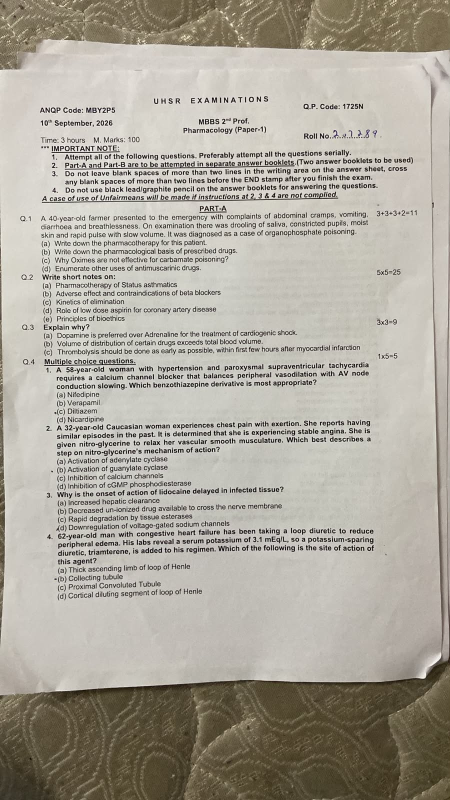
#> input picture Question_paper_pipeline/raw_datasets/UHSR/UHSR/WhatsApp Image 2026-09-26 at 06.32.03.jpeg, 900 x 1600 px (shown at 1/2 size)
$ python -i image_preprocessor.py   (imports and definitions only)
#> lines starting #> are read from the running program, lines starting #| are printed output that depends on the picture; after the words box and inside, x2 and y2 are one past the last pixel; in counts of white or black regions, pixels touching at a corner belong together
#> further down, picture is the input picture: PIL image 900x1600 RGB; mean R, G, B 172.1, 167.2, 156.5
"""
Image preprocessing pipeline.

Operations applied in order:
1. Resolution normalisation (ensure adequate DPI for deep-learning OCR)
2. Deskew (detect rotation angle from text baselines and correct it)
3. Adaptive Illumination & Color Normalization for Dim/Shadowy Pages:
   - Dynamic Gamma Lift on underexposed/dim captures
   - Background illumination surface estimation & division (removes shadows & gray haze)
   - Adaptive CLAHE contrast enhancement
   - Auto white-balance and percentile dynamic range expansion
4. Suppress colored student pen scribbles, ticks, and ink notes

Returns an enhanced PIL Image (RGB) with bright white paper and crisp, high-contrast dark text.
"""

import math
import numpy as np
import cv2
from PIL import Image


def preprocess(img: Image.Image) -> Image.Image:
    """
    Preprocess image for neural OCR and vision verification.
    Normalizes dim, shadowy, or discolored document pages into clean, bright, high-contrast images.
    """
    try:
        # 1. Ensure minimum resolution for phone captures (targeting ~1800px minimum dimension)
        w, h = img.size
        min_dim = min(w, h)
        if min_dim < 1800:
            scale = min(2.5, 1800.0 / min_dim)
            new_w = int(w * scale)
            new_h = int(h * scale)
            img = img.resize((new_w, new_h), Image.Resampling.LANCZOS)

        if img.mode != "RGB":
            img = img.convert("RGB")
        cv_img = np.array(img)

        # 2. Automated Deskew (straightens tilted mobile captures)
        cv_img = _deskew_image(cv_img)

        # 3. Adaptive Illumination, Color & Contrast Enhancement for Dim Documents
        cv_img = _enhance_illumination_and_color(cv_img)

        # 4. Suppress colored student pen scribbles, ticks, and ink notes
        cv_img = _suppress_colored_annotations(cv_img)

        return Image.fromarray(cv_img)
    except Exception as e:
        import logging
        logging.getLogger(__name__).warning(f"[Preprocessor] Preprocessing exception: {e}. Falling back to input image.")
        return img


def _detect_skew_angle(gray: np.ndarray) -> float:
    """Detect dominant text skew angle using Hough line transform on a downscaled binary copy."""
    h, w = gray.shape[:2]
    scale = min(1.0, 900.0 / max(h, w))
    if scale < 1.0:
        small = cv2.resize(gray, (int(w * scale), int(h * scale)), interpolation=cv2.INTER_AREA)
    else:
        small = gray

    _, binary = cv2.threshold(small, 0, 255, cv2.THRESH_BINARY_INV + cv2.THRESH_OTSU)
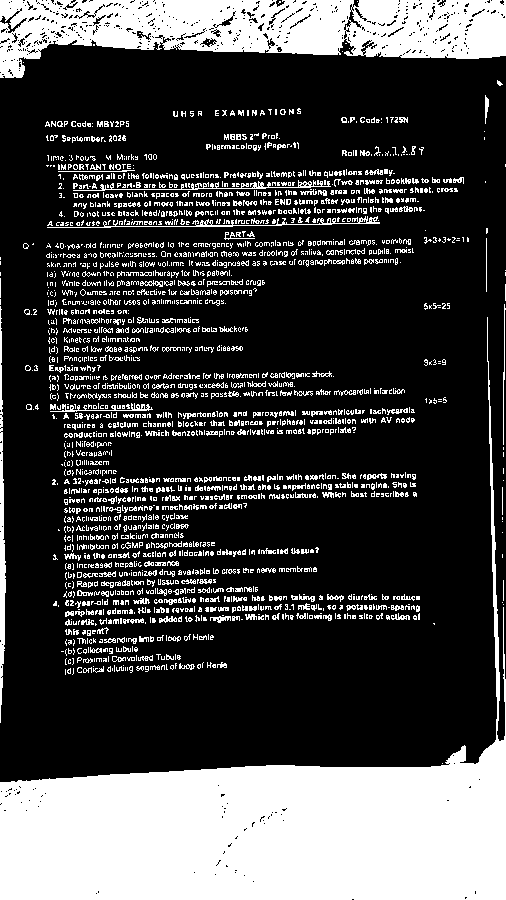
#> binary: shape (900, 506); 27.6% white; 2162 white regions (1701 under 20 px), largest, box (x1, y1, x2, y2) and area: (0, 317, 506, 900) 67728, (0, 0, 506, 78) 24484, (0, 306, 6, 723) 1358
    edges = cv2.Canny(binary, 50, 150, apertureSize=3)
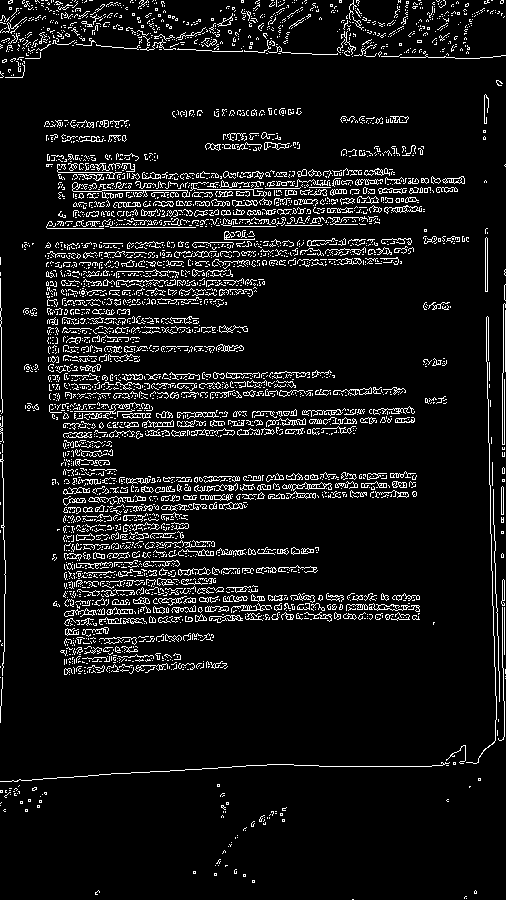
#> edges: shape (900, 506); 8% white in thin lines or dots
    lines = cv2.HoughLinesP(edges, 1, math.pi / 180, threshold=80,
                            minLineLength=small.shape[1] // 5, maxLineGap=15)
#> lines = 177 rows, first 6: [492, 462, 495, 573], [161, 196, 457, 191], [52, 483, 415, 477], [45, 255, 413, 248], [3, 42, 111, 46], [274, 190, 455, 187]
    if lines is None:
        return 0.0

    angles = []
    for line in lines:
        x1, y1, x2, y2 = line[0]
        if x2 - x1 == 0:
            continue
        angle = math.degrees(math.atan2(y2 - y1, x2 - x1))
        if -15 < angle < 15:
            angles.append(angle)
#> this loop made 177 passes
#> (x1, y1, x2, y2, angle) on passes 1 to 3: (492, 462, 495, 573, 88.45), (161, 196, 457, 191, -0.968), (52, 483, 415, 477, -0.947)
#> after the loop, angles = 90 values, max 2.12 at index 3, min -4.06 at index 83, mean -0.86

    if not angles:
        return 0.0

    median_angle = float(np.median(angles))
#> median_angle = -0.975
    if abs(median_angle) < 0.5:
        return 0.0
    return median_angle


def _deskew_image(cv_img: np.ndarray) -> np.ndarray:
    """Rotates image to 0° baseline alignment if skew is detected."""
    gray = cv2.cvtColor(cv_img, cv2.COLOR_RGB2GRAY)
    angle = _detect_skew_angle(gray)
#> angle = -0.975
    if abs(angle) < 0.5:
        return cv_img

    (h, w) = cv_img.shape[:2]
    center = (w // 2, h // 2)
    M = cv2.getRotationMatrix2D(center, angle, 1.0)
#> M = [[1, -0.017, 27.36], [0.017, 1, -15.09]]
    rotated = cv2.warpAffine(
        cv_img, M, (w, h),
        flags=cv2.INTER_CUBIC,
        borderMode=cv2.BORDER_REPLICATE
    )
    return rotated


def _enhance_illumination_and_color(cv_img: np.ndarray) -> np.ndarray:
    """
    Normalizes dim, underexposed, or unevenly illuminated pages:
    - Performs adaptive gamma lift on dim captures.
    - Flattens illumination gradients and shadows via background division.
    - Enhances local line contrast via CLAHE.
    - Performs percentile white-balance to lock paper to pure white (245-255).
    """
    lab = cv2.cvtColor(cv_img, cv2.COLOR_RGB2LAB)
#> lab: shape (3200, 1800, 3); mean of channels 0, 1, 2 173.4, 128, 134.5
    l_chan, a_chan, b_chan = cv2.split(lab)
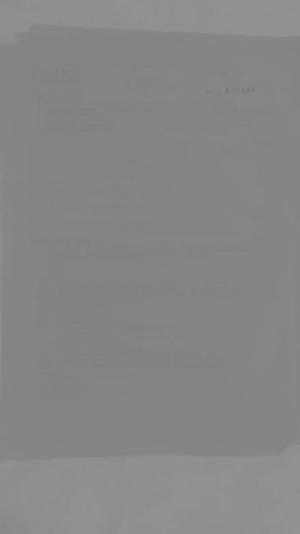
#> b_chan: shape (3200, 1800) (shown at 1/6 size); min 103, max 149, mean 134.5

    mean_l = float(np.mean(l_chan))
#> mean_l = 173.4
    p95_l = float(np.percentile(l_chan, 95))
#> p95_l = 221
    is_dim = (mean_l < 155 or p95_l < 210)
#> is_dim = False

    # 1. Dynamic Gamma Lift if page is dim or underexposed
    if is_dim:
        target_mid = 0.55
        current_mid = max(mean_l, 15.0) / 255.0
        gamma = float(np.clip(np.log(target_mid) / np.log(current_mid), 0.45, 0.90))
        table = np.array([((i / 255.0) ** gamma) * 255 for i in range(256)]).astype(np.uint8)
        cv_img = cv2.LUT(cv_img, table)
        lab = cv2.cvtColor(cv_img, cv2.COLOR_RGB2LAB)
        l_chan, a_chan, b_chan = cv2.split(lab)

    # 2. Background Illumination / Shadow Flattening (Downsampled flat-field division)
    # Downsamples to 320px for ultra-fast (16ms) low-memory background estimation without heavy RAM spikes
    orig_h, orig_w = l_chan.shape[:2]
    small_w = 320
    small_h = max(32, int(small_w * orig_h / max(orig_w, 1)))
    small_l = cv2.resize(l_chan, (small_w, small_h), interpolation=cv2.INTER_AREA)

    kernel = cv2.getStructuringElement(cv2.MORPH_RECT, (11, 11))
    bg_small = cv2.morphologyEx(small_l, cv2.MORPH_CLOSE, kernel)
    bg_small = cv2.GaussianBlur(bg_small, (21, 21), 0)
    bg_l = cv2.resize(bg_small, (orig_w, orig_h), interpolation=cv2.INTER_LINEAR)

    bg_l_safe = np.maximum(bg_l, 1).astype(np.float32)
    l_norm = np.clip((l_chan.astype(np.float32) / bg_l_safe) * 235.0, 0, 255).astype(np.uint8)
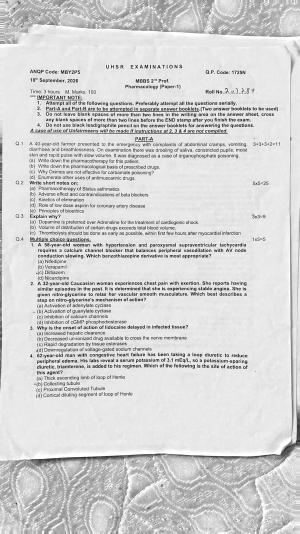
#> l_norm: shape (3200, 1800) (shown at 1/6 size); min 0, max 255, mean 211.5

    # 3. Adaptive CLAHE on normalized luminance channel
    clip_lim = 3.0 if is_dim else 2.0
#> clip_lim = 2
    clahe = cv2.createCLAHE(clipLimit=clip_lim, tileGridSize=(8, 8))
    l_enhanced = clahe.apply(l_norm)

    # 4. Recombine and perform White-Balance / Percentile Dynamic Range Stretch
    lab_enhanced = cv2.merge((l_enhanced, a_chan, b_chan))
#> lab_enhanced: shape (3200, 1800, 3); mean of channels 0, 1, 2 188, 128, 134.5
    enhanced_rgb = cv2.cvtColor(lab_enhanced, cv2.COLOR_LAB2RGB)
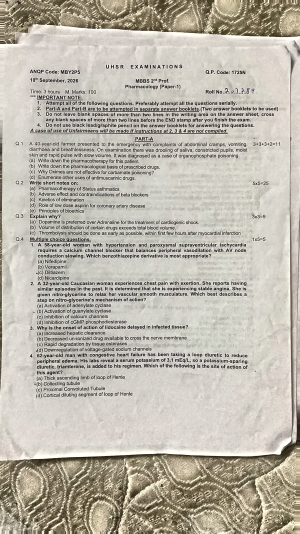
#> enhanced_rgb: shape (3200, 1800, 3) (shown at 1/6 size); mean R, G, B 187.7, 182.5, 171.3

    channels = cv2.split(enhanced_rgb)
    out_channels = []
    for ch in channels:
        p_low = np.percentile(ch, 1)
        p_high = np.percentile(ch, 98)
        if p_high > p_low:
            stretched = np.clip((ch.astype(np.float32) - p_low) * (255.0 / (p_high - p_low)), 0, 255)
            out_channels.append(stretched.astype(np.uint8))
        else:
            out_channels.append(ch)
#> this loop made 3 passes
#> (p_low, p_high) on passes 1 to 3: (24, 255), (20, 254), (15, 243)
#> after the loop, out_channels = 3 items

    return cv2.merge(out_channels)


def _suppress_colored_annotations(cv_img: np.ndarray) -> np.ndarray:
    """Suppress colored student pen scribbles, ticks, and ink notes (blue/red/green)."""
    hsv = cv2.cvtColor(cv_img, cv2.COLOR_RGB2HSV)
#> hsv: shape (3200, 1800, 3); mean H, S, V 94.1, 19, 181.3
    h_chan, s_chan, v_chan = cv2.split(hsv)
    blue_ink = (h_chan >= 85) & (h_chan <= 145) & (s_chan >= 30) & (v_chan >= 40)
#> blue_ink: shape (3200, 1800) bool; 0.11% white in thin lines or dots, all inside (x1, y1, x2, y2) = (182, 397, 1527, 2364)
    red_ink = ((h_chan <= 15) | (h_chan >= 165)) & (s_chan >= 35) & (v_chan >= 40)
#> red_ink: shape (3200, 1800) bool; 0.25% white; 3646 white regions (3576 under 20 px), largest, box (x1, y1, x2, y2) and area: (1779, 2398, 1800, 2547) 1120, (1749, 2239, 1757, 2385) 621, (1744, 1869, 1754, 1997) 620
    green_ink = (h_chan >= 35) & (h_chan <= 85) & (s_chan >= 35) & (v_chan >= 40)
#> green_ink: shape (3200, 1800) bool; 0% white in thin lines or dots, all inside (x1, y1, x2, y2) = (0, 426, 1687, 3200)
    colored_ink_mask = blue_ink | red_ink | green_ink
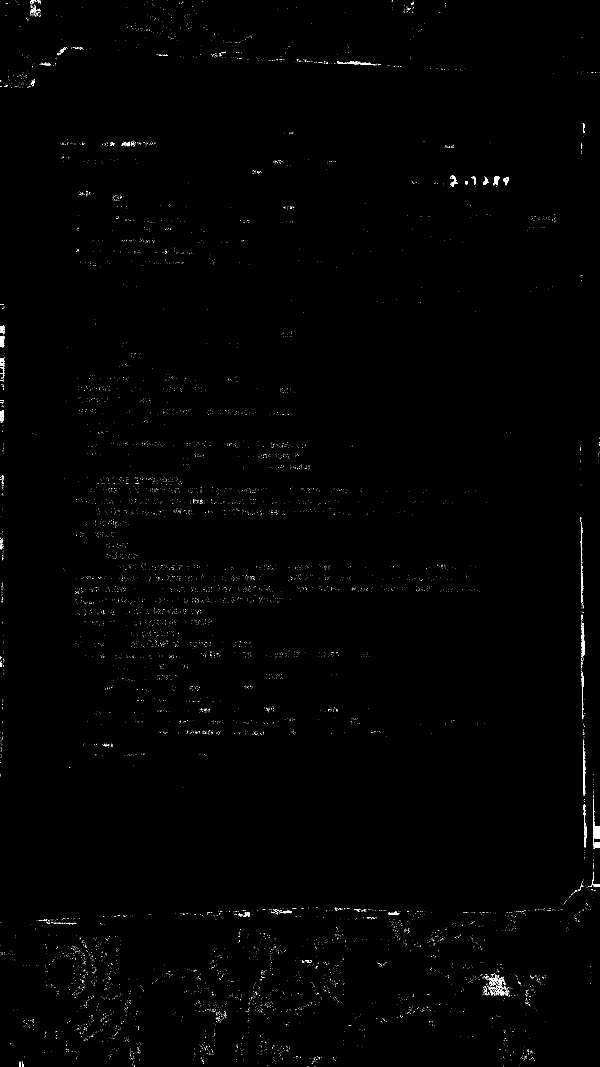
#> colored_ink_mask: shape (3200, 1800) bool (shown at 1/3 size); 0.37% white in thin lines or dots

    if np.any(colored_ink_mask):
        clean_rgb = cv_img.copy()
        clean_rgb[colored_ink_mask] = [255, 255, 255]
        return clean_rgb
    return cv_img

>>> from PIL import Image
>>> picture = Image.open('../../../../../Question_paper_pipeline/raw_datasets/UHSR/UHSR/WhatsApp Image 2026-09-26 at 06.32.03.jpeg')
>>> result = preprocess(picture)

$ run again, on Question_paper_pipeline/raw_datasets/UHSR/UHSR/WhatsApp Image 2026-09-26 at 06.32.04.jpeg
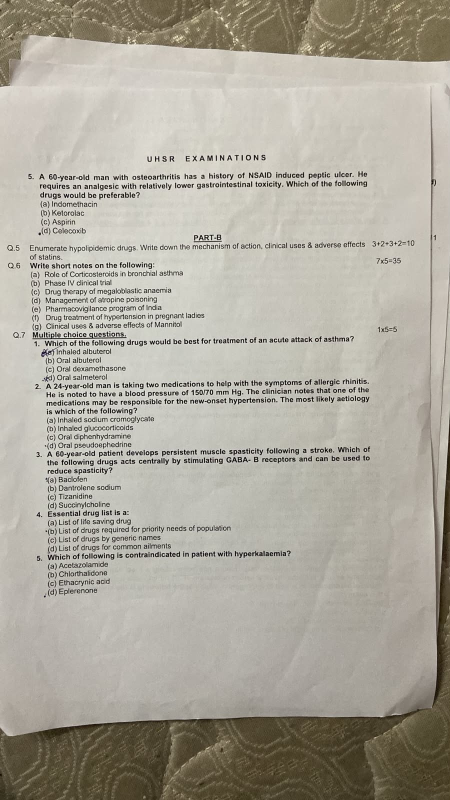
#> input picture Question_paper_pipeline/raw_datasets/UHSR/UHSR/WhatsApp Image 2026-09-26 at 06.32.04.jpeg, 900 x 1600 px (shown at 1/2 size)
#> picture is the input picture: PIL image 900x1600 RGB; mean R, G, B 172.3, 168, 156.5
#> in _detect_skew_angle, `_, binary = cv2.threshold(small, 0, 255, cv2.THRESH_BINARY_INV + cv2.T..`:
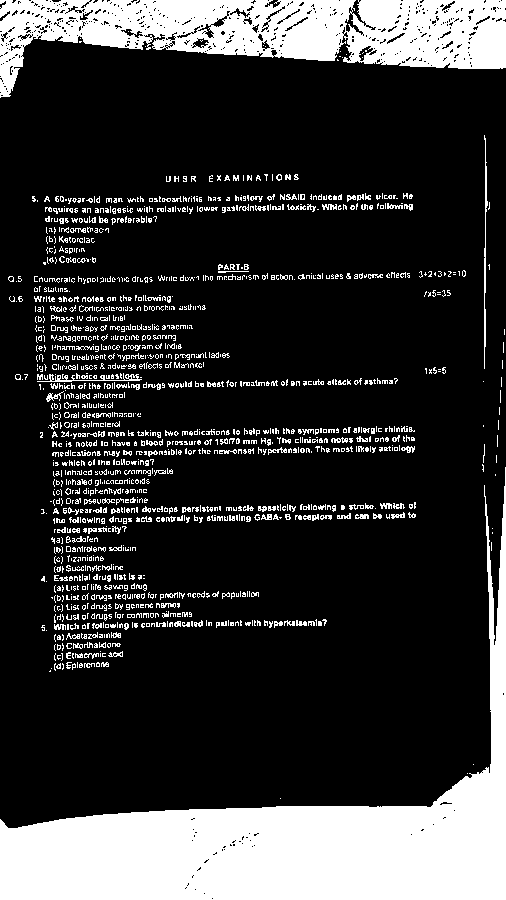
#> binary: shape (900, 506); 21.1% white; 1415 white regions (1141 under 20 px), largest, box (x1, y1, x2, y2) and area: (0, 467, 506, 900) 50619, (0, 0, 506, 98) 25796, (484, 135, 488, 369) 369
#> edges: shape (900, 506); 5.3% white in thin lines or dots
#> lines = 111 rows, first 6: [489, 654, 490, 767], [7, 279, 362, 273], [53, 669, 53, 207], [235, 53, 441, 67], [52, 452, 415, 446], [208, 454, 414, 450]
#> the loop in _detect_skew_angle, `for line in lines:` made 111 passes
#> (x1, y1, x2, y2, angle) on passes 1, 2, 4, 5, 6, 7, 8, 9: (489, 654, 490, 767, 89.49), (7, 279, 362, 273, -0.968), (235, 53, 441, 67, 3.89), (52, 452, 415, 446, -0.947), (208, 454, 414, 450, -1.11), (41, 510, 411, 503, -1.08), (40, 513, 415, 507, -0.917), (132, 387, 396, 383, -0.868)
#> after the loop in _detect_skew_angle, `for line in lines:`: angles = 51 values, max 3.93 at index 30, min -1.99 at index 33, mean -0.62
#> median_angle = -0.937
#> M = [[1, -0.0163, 26.27], [0.0163, 1, -14.5]]
#> lab: shape (3200, 1800, 3); mean of channels 0, 1, 2 174.2, 127.7, 134.8
#> mean_l = 174.2
#> p95_l = 217
#> is_dim = False
#> clip_lim = 2
#> lab_enhanced: shape (3200, 1800, 3); mean of channels 0, 1, 2 194.7, 127.7, 134.8
#> the loop in _enhance_illumination_and_color, `for ch in channels:` made 3 passes
#> (p_low, p_high) on passes 1 to 3: (32, 255), (28, 253), (18, 239)
#> after the loop in _enhance_illumination_and_color, `for ch in channels:`: out_channels = 3 items
#> hsv: shape (3200, 1800, 3); mean H, S, V 106.8, 19, 188.1
#> blue_ink: shape (3200, 1800) bool; 0.79% white in thin lines or dots, all inside (x1, y1, x2, y2) = (57, 621, 1798, 2898)
#> red_ink: shape (3200, 1800) bool; 0.38% white in thin lines or dots
#> green_ink: shape (3200, 1800) bool; 0% white in thin lines or dots, all inside (x1, y1, x2, y2) = (36, 3171, 37, 3172)
#> colored_ink_mask: shape (3200, 1800) bool; 1.2% white in thin lines or dots
#> in _suppress_colored_annotations, `clean_rgb[colored_ink_mask] = [255, 255, 255]`:
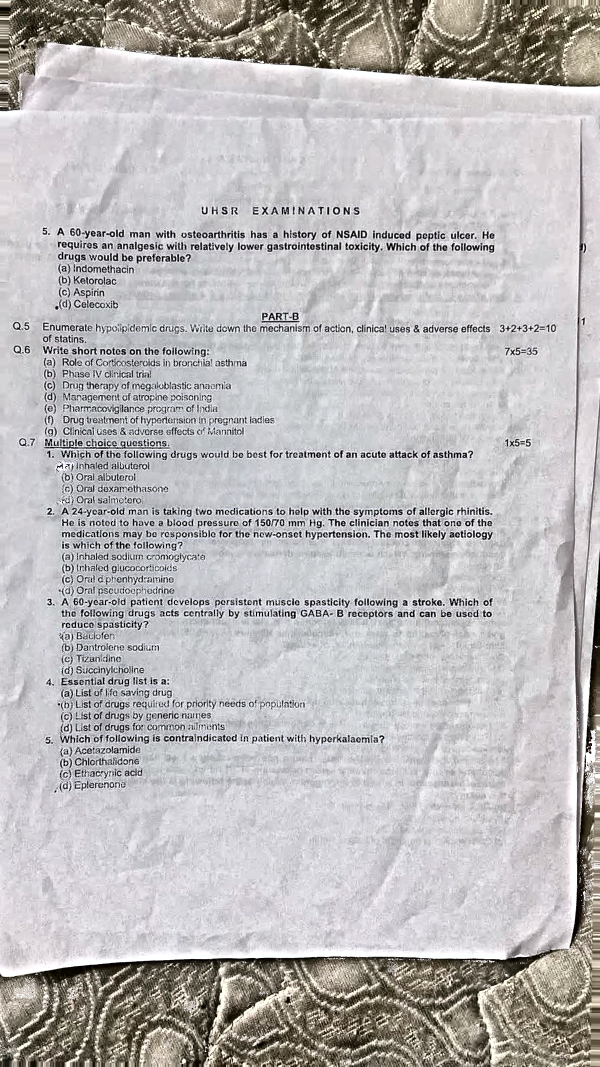
#> clean_rgb: shape (3200, 1800, 3) (shown at 1/3 size); mean R, G, B 187.1, 184.9, 185.7
